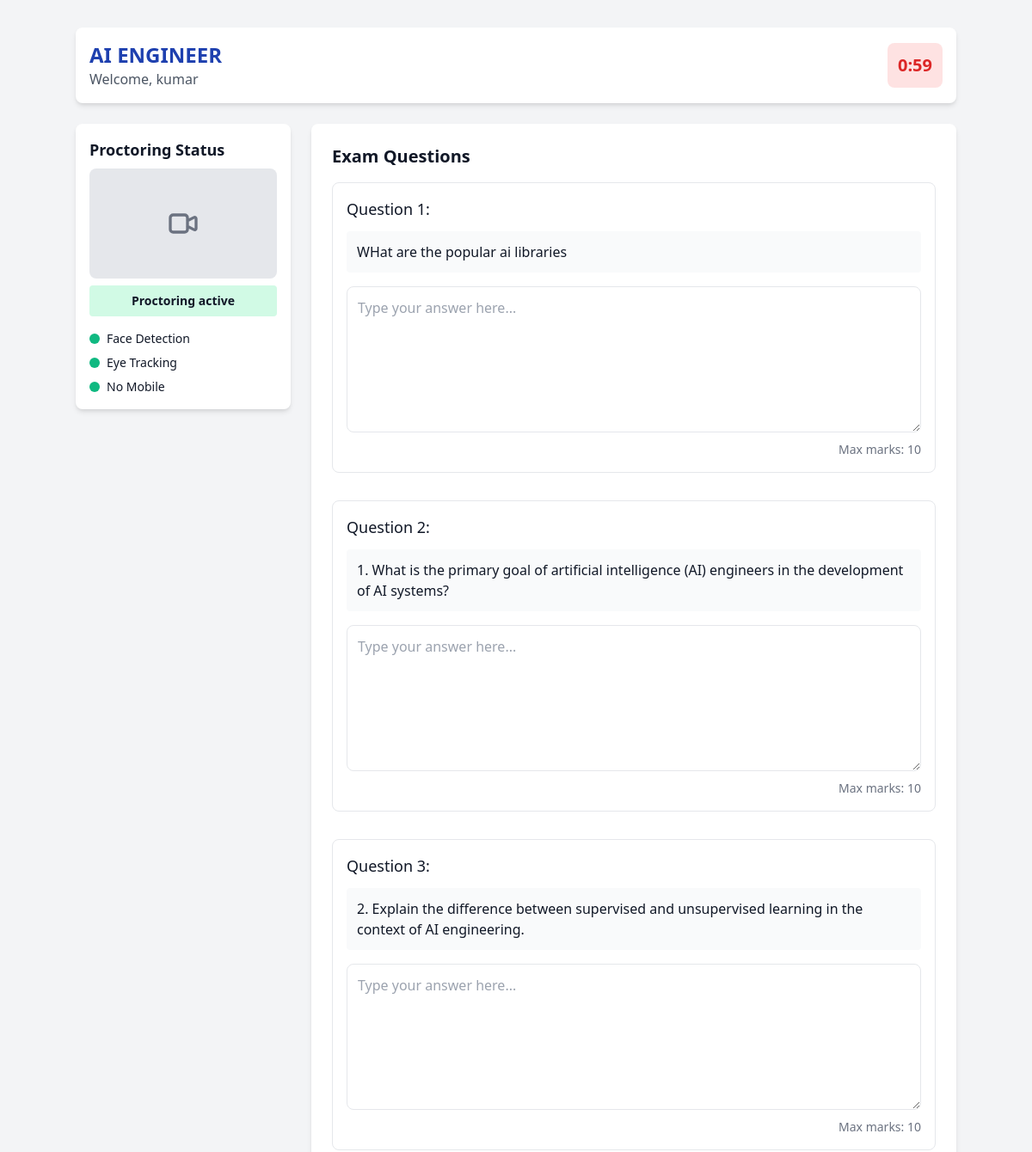
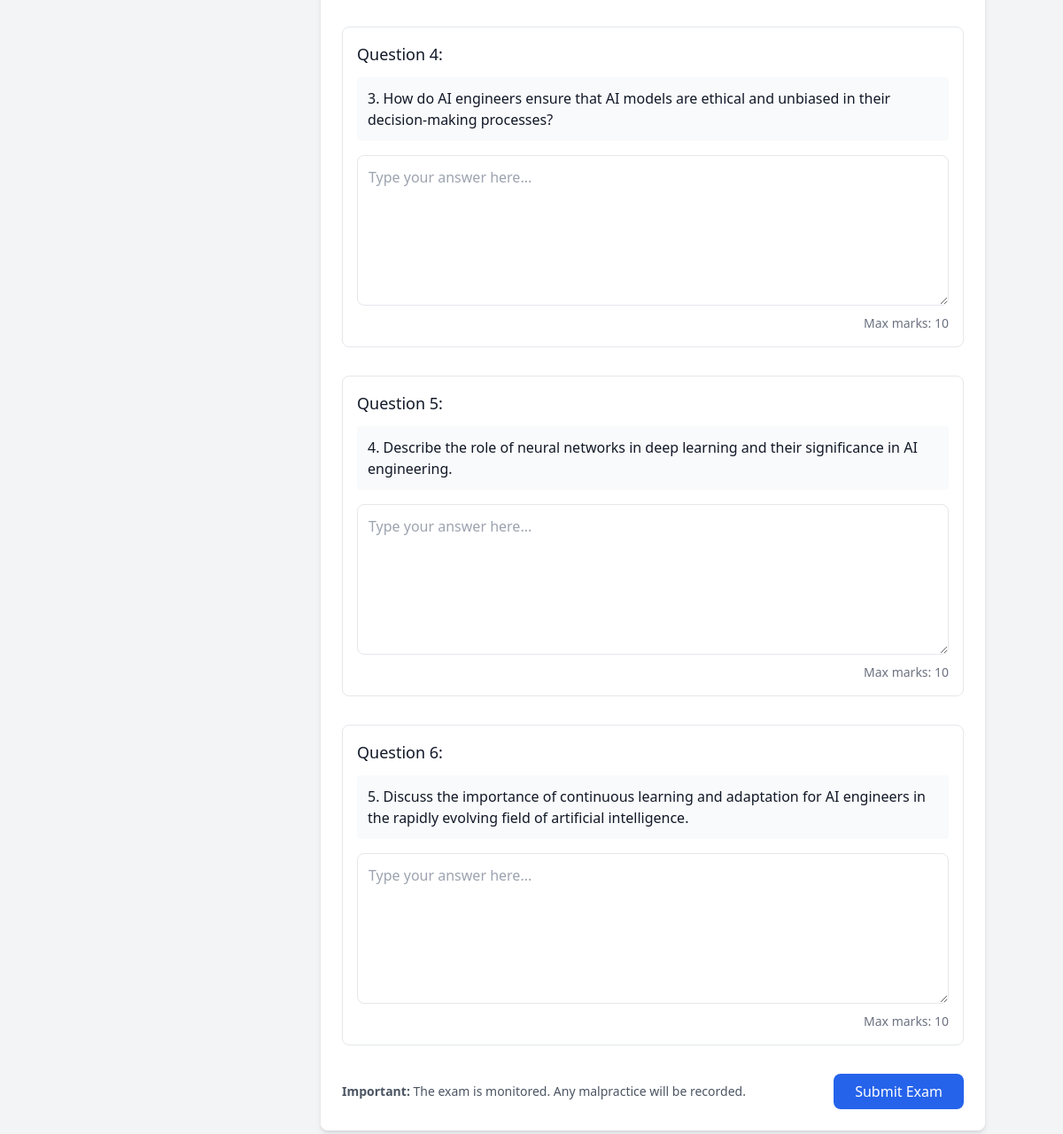
Screenshot of /take-exam/27/ (signed in) with the database file from the repository (2 pictures, top to bottom).
### job/models.py (models this page shows)
class Exam(models.Model):
    jobprovider = models.ForeignKey(JobproviderRegister, on_delete=models.CASCADE)
    job_requirements = models.ForeignKey(Jobrequirements, on_delete=models.CASCADE)
    title = models.CharField(max_length=100)
    time_limit = models.IntegerField(help_text="Time limit in minutes")
    created_at = models.DateTimeField(auto_now_add=True)

class JobseekerRegister(models.Model):
    name = models.CharField(max_length=50,null=True, blank=True)
    email = models.EmailField(max_length=50,null=True, blank=True ,unique=True)
    password = models.CharField(max_length=50,null=True, blank=True)
    phone_number = models.CharField(max_length=15, null=True, blank=True)

class ExamQuestion(models.Model):
    exam = models.ForeignKey(Exam, related_name='questions', on_delete=models.CASCADE)
    question_text = models.TextField()
    max_marks = models.IntegerField(help_text="Maximum marks for this question")
    scored=models.IntegerField(default=0,null=True,blank=True)

### job/views.py (the view, shortened to what this page needs)
# urls.py: path('take-exam/<int:exam_id>/', take_exam, name='take_exam'),
def take_exam(request, exam_id):
    if 'jobseeker_id' in request.session:
        jobseeker_id = request.session['jobseeker_id']
        jobseeker = JobseekerRegister.objects.get(id=jobseeker_id)
        if not request.session.get('exam_token'):
            request.session['exam_token'] = generate_random_token()
        exam = get_object_or_404(Exam, id=exam_id)
        jobseeker_exam_key = f"{jobseeker.id}-{exam.id}"
        if Answers.objects.filter(
                jobseeker=jobseeker,
                exam_question__exam=exam,
                exam_status=True
            ).exists():
            alert = "<script>alert('You have already attended this exam.'); window.location.replace('/jonseekindex/');</script>"
            return HttpResponse(alert)
        if 'token' in request.GET and request.GET['token'] != request.session['exam_token']:
            return HttpResponse("Invalid access attempt.", status=403)
        if request.method == 'GET' and not monitoring_active.get(jobseeker_exam_key, False):
            monitoring_active[jobseeker_exam_key] = True
            monitoring_thread = Thread(target=monitor_exam, args=(jobseeker, exam))
            monitoring_thread.daemon = True  # Thread stops when main process ends
            monitoring_thread.start()
        questions = exam.questions.all()
        return render(request, 'take_exam.html', {'exam': exam, 'questions': questions, 'jobseeker': jobseeker})
    return redirect('jobseeker-login')

### job/views.py (called while the page is built, shortened)
def generate_random_token():
    import random
    import string
    return ''.join(random.choices(string.ascii_letters + string.digits, k=32))

def monitor_exam(jobseeker, exam):
    jobseeker_exam_key = f"{jobseeker.id}-{exam.id}"
    if jobseeker_exam_key not in violation_history:
        violation_history[jobseeker_exam_key] = {
            'mobile_detected': False,
            'multiple_persons_detected': False,
            'not_looking_at_screen': 0,
            'multiple_persons_count': 0,
            'mobile_detection_count': 0
        }
    cap = cv2.VideoCapture(0)
    time.sleep(1)
    if not cap.isOpened():
        print(f"ERROR: Could not open camera for jobseeker {jobseeker.id}, exam {exam.id}")
        return

### job/templates/take_exam.html (shortened to what this page needs)
<!DOCTYPE html>
<html lang="en">
<head>
    <link href="https://cdn.jsdelivr.net/npm/tailwindcss@2.2.19/dist/tailwind.min.css" rel="stylesheet">
</head>
<body class="bg-gray-100 text-gray-900">
    <div class="container mx-auto py-8">
        <div class="bg-white p-4 rounded-lg shadow-md mb-6">
            <div class="flex justify-between items-center">
                <div>
                    <h1 class="text-2xl font-bold text-blue-800">{{ exam.title }}</h1>
                    <p class="text-gray-600">Welcome, {{ jobseeker.name }}</p>
                </div>
                <div id="timer" class="text-xl font-semibold text-red-600 bg-red-100 p-3 rounded-lg"></div>
            </div>
        </div>
        <div class="flex flex-col md:flex-row gap-6">
            <div class="w-full md:w-1/4">
                <div class="bg-white p-4 rounded-lg shadow-md">
                    <h2 class="text-lg font-semibold mb-2">Proctoring Status</h2>
                    <div class="relative">
                        <div class="w-full h-32 bg-gray-200 rounded-lg flex items-center justify-center">
                        </div>
                        <div id="presenceMessage" class="mt-2 text-center text-sm font-semibold bg-green-100 p-2 rounded">
                            Proctoring active
                        </div>
                    </div>
                    <div class="mt-4 space-y-2">
                        <div class="flex items-center">
                            <div id="faceStatus" class="w-3 h-3 rounded-full bg-green-500 mr-2"></div>
                            <span class="text-sm">Face Detection</span>
                        </div>
                        <div class="flex items-center">
                            <div id="eyeStatus" class="w-3 h-3 rounded-full bg-green-500 mr-2"></div>
                            <span class="text-sm">Eye Tracking</span>
                        </div>
                        <div class="flex items-center">
                            <div id="mobileStatus" class="w-3 h-3 rounded-full bg-green-500 mr-2"></div>
                            <span class="text-sm">No Mobile</span>
                        </div>
                    </div>
                </div>
            </div>
            <div class="w-full md:w-3/4">
                <div class="bg-white p-6 rounded-lg shadow-md">
                    <h2 class="text-xl font-semibold mb-4">Exam Questions</h2>
                    <form id="examForm" method="POST">
                        <div id="questions" class="space-y-8">
                            {% for question in questions %}
                            <div class="p-4 border border-gray-200 rounded-lg">
                                <h3 class="font-medium text-lg mb-3">Question {{ forloop.counter }}:</h3>
                                <div class="mb-4 bg-gray-50 p-3 rounded">{{ question.question_text }}</div>
                                <textarea
                                    name="responses"
                                    data-question-id="{{ question.id }}"
                                    rows="6"
                                    class="w-full p-3 border rounded-lg focus:ring focus:ring-blue-200 focus:border-blue-500"
                                    placeholder="Type your answer here..."
                                    required
                                ></textarea>
                                <div class="text-right text-sm text-gray-500 mt-1">
                                    Max marks: {{ question.max_marks }}
                                </div>
                            </div>
                            {% endfor %}
                        </div>
                        <div class="mt-8 flex justify-between items-center">
                            <div class="text-sm text-gray-600">
                                <span class="font-semibold">Important:</span> The exam is monitored. Any malpractice will be recorded.
                            </div>
                            <button
                                type="button"
                                id="finishButton"
                                class="bg-blue-600 hover:bg-blue-700 text-white font-medium py-2 px-6 rounded-lg transition duration-300 focus:outline-none focus:ring-2 focus:ring-blue-500 focus:ring-opacity-50"
                            >
                                Submit Exam
                            </button>
                        </div>
                    </form>
                </div>
            </div>
        </div>
    </div>
</body>
</html>

### rows the page displays
Exam: title "AI ENGINEER"
JobseekerRegister: name "kumar"
ExamQuestion: question_text "WHat are the popular ai libraries", max_marks "10"
ExamQuestion: question_text "1. What is the primary goal of artificial intelligence (AI) engineers in the development of AI systems?", max_marks "10"
ExamQuestion: question_text "2. Explain the difference between supervised and unsupervised learning in the context of AI engineering.", max_marks "10"
ExamQuestion: question_text "3. How do AI engineers ensure that AI models are ethical and unbiased in their decision-making processes?", max_marks "10"
ExamQuestion: question_text "4. Describe the role of neural networks in deep learning and their significance in AI engineering.", max_marks "10"
ExamQuestion: question_text "5. Discuss the importance of continuous learning and adaptation for AI engineers in the rapidly evolving field of artificial intelligence.", max_marks "10"
